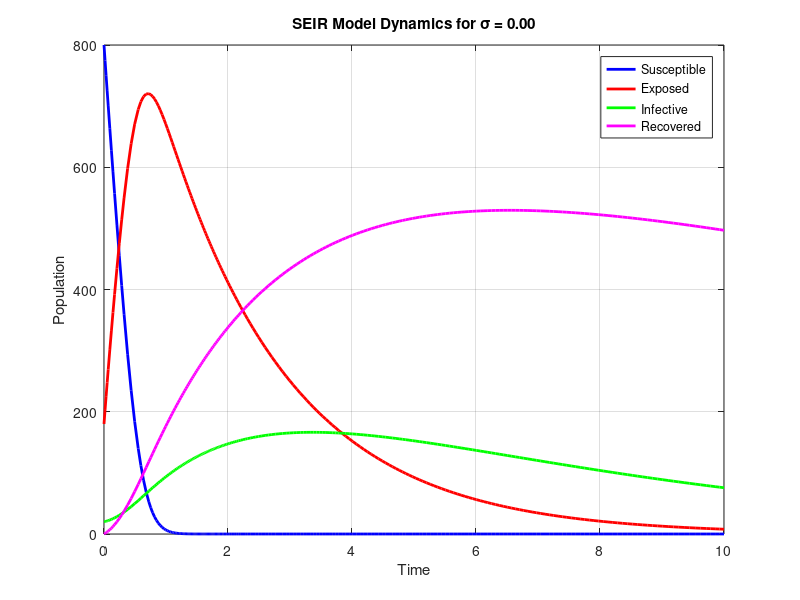
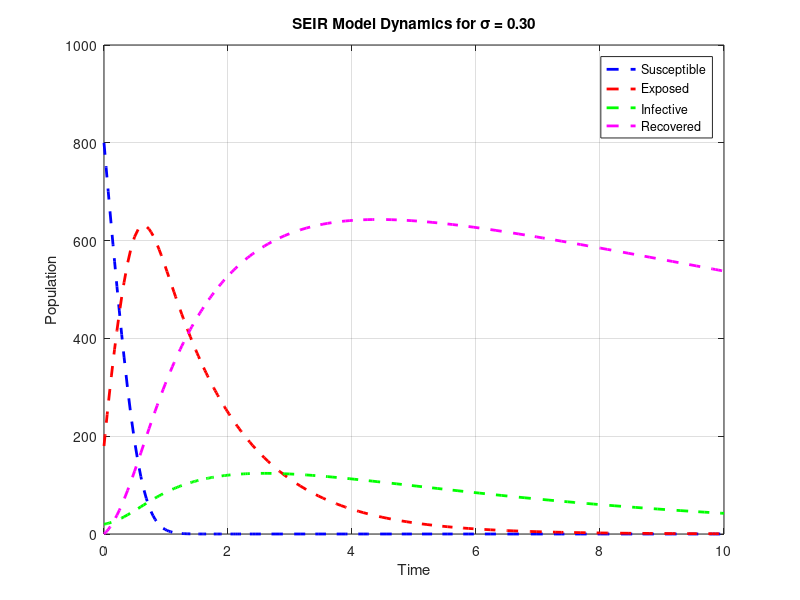

Source code (MATLAB) for these figures, in order:
% SEIR Model Simulation to Reproduce Figures 2 and 3
% Parameters (from Table 3 of the article)
b = 0.0784;
mu = 0.0545;
beta = 0.09091;
gamma = 0.125;
alpha = 0.14286;

% Define the SEIR ODE system
seir_ode = @(t, y, sigma) [
    b - beta * y(1) * y(3) - mu * y(1);                      % dS/dt
    beta * y(1) * y(3) - (mu + alpha + sigma) * y(2);        % dE/dt
    alpha * y(2) - (mu + gamma) * y(3);                      % dI/dt
    gamma * y(3) + sigma * y(2) - mu * y(4)                  % dR/dt
];

% Initial Conditions (Assumed)
S0 = 800;
E0 = 180;
I0 = 20;
R0 = 0;
y0 = [S0; E0; I0; R0];

% Time span (in years, adjusted to show dynamics)
tspan = [0 10];

% Case 1: sigma = 0.00 (Figure 2)
sigma = 0.30;
[t1, Y1] = ode45(@(t, y) seir_ode(t, y, sigma), tspan, y0);

% Case 2: sigma = 0.30 (Figure 3)
sigma = 0.6;
[t2, Y2] = ode45(@(t, y) seir_ode(t, y, sigma), tspan, y0);



figure(1);
plot(t1, Y1(:,1), 'b', 'LineWidth', 2); hold on;   % Susceptible
plot(t1, Y1(:,2), 'r', 'LineWidth', 2);            % Exposed
plot(t1, Y1(:,3), 'g', 'LineWidth', 2);            % Infective
plot(t1, Y1(:,4), 'm', 'LineWidth', 2);    
% Recovered
xlim([0,10])
ylim([0,800])
yticks(0:200:800);
xticks(0:2:10);
title('SEIR Model Dynamics for \sigma = 0.00');
xlabel('Time');
ylabel('Population');

legend('Susceptible','Exposed','Infective','Recovered','Location','best');
grid on;


figure(2);
plot(t2, Y2(:,1), 'b--', 'LineWidth', 2); hold on;   % Susceptible
plot(t2, Y2(:,2), 'r--', 'LineWidth', 2);            % Exposed
plot(t2, Y2(:,3), 'g--', 'LineWidth', 2);            % Infective
plot(t2, Y2(:,4), 'm--', 'LineWidth', 2);            % Recovered
xlim([0,10])
yticks(0:200:1000);
xticks(0:2:10);
ylim([0,1000])

title('SEIR Model Dynamics for \sigma = 0.30');
xlabel('Time');
ylabel('Population');
legend('Susceptible','Exposed','Infective','Recovered','Location','best');
grid on;

length(Y2)
 